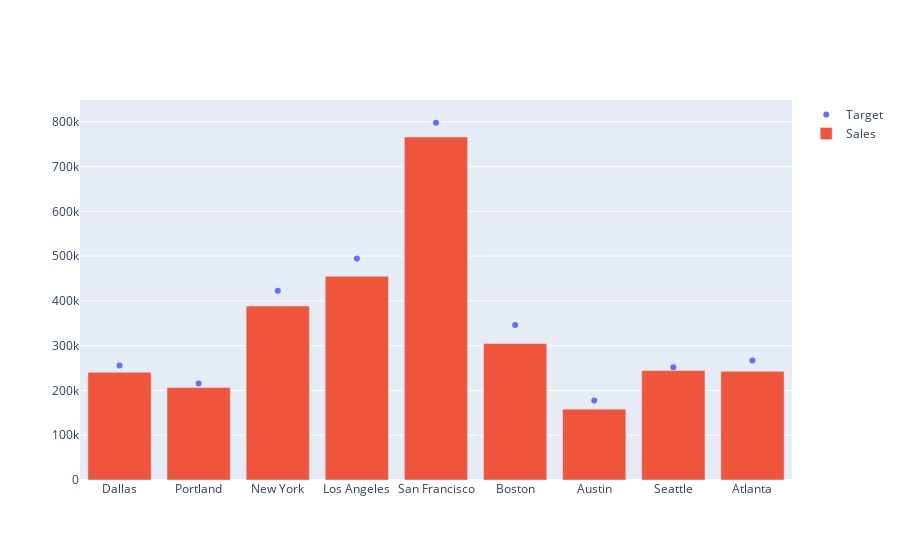

Write notebook code for a chart like this one.
### Code cell
fig = go.Figure([
    go.Scatter(name='Target', x=df.index, y=df['sales_target'], mode = 'markers'),
    go.Bar(name='Sales', x=df.index, y=df['sales_2020'])
])

fig.update_layout(barmode='overlay')

### Figure 1 — Plotly figure (JSON) as saved in the notebook; plotly's stock layout.template omitted (floating-point values rounded to 4 significant figures)
{"data": [{"mode": "markers", "name": "Target", "type": "scatter", "x": ["Dallas", "Portland", "New York", "Los Angeles", "San Francisco", "Boston", "Austin", "Seattle", "Atlanta"], "y": [255700.0, 215300.0, 422400.0, 494400.0, 797800.0, 346200.0, 177700.0, 252000.0, 266700.0]}, {"name": "Sales", "type": "bar", "x": ["Dallas", "Portland", "New York", "Los Angeles", "San Francisco", "Boston", "Austin", "Seattle", "Atlanta"], "y": [240400.0, 206700.0, 388600.0, 454900.0, 765900.0, 304600.0, 158200.0, 244400.0, 242700.0]}], "layout": {"barmode": "overlay"}}
